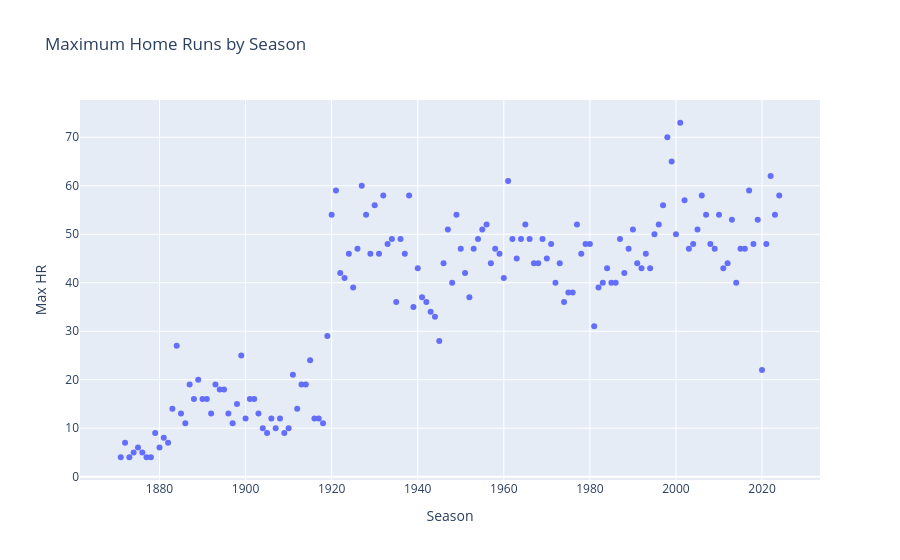

The notebook cell this image was saved under:
### Markdown cell above
## 2.5 Create an interactive scatter plot of the maximum home runs by season

Now that we have the `max_players` DataFrame, we can create an interactive scatter plot using `plotly.express`. The scatter plot will have the x-axis as the year, the y-axis as the maximum number of home runs, and when we hover over a point, it will show the player's first and last name along with the year.

### Code cell
import plotly.express as px


fig = px.scatter(
    max_players,
    x="yearID",
    y="HR",
    hover_data={
        "nameFirst": True,
        "nameLast": True,
        "yearID": True
    },
    labels={
        "yearID": "Season",
        "HR": "Max HR"
    },
    title="Maximum Home Runs by Season"
)

fig

### Figure 1 — Plotly figure (JSON) as saved in the notebook; plotly's stock layout.template omitted (floating-point values rounded to 4 significant figures; data arrays with more than 128 entries replaced by an {"elided": "..."} marker saying what was removed)
{"data": [{"customdata": {"elided": "154x2 str values"}, "hovertemplate": "Season=%{x}<br>Max HR=%{y}<br>nameFirst=%{customdata[0]}<br>nameLast=%{customdata[1]}<extra></extra>", "legendgroup": "", "marker": {"color": "#636efa", "symbol": "circle"}, "mode": "markers", "name": "", "orientation": "v", "showlegend": false, "type": "scatter", "x": {"elided": "154 int values"}, "xaxis": "x", "y": {"elided": "154 int values"}, "yaxis": "y"}], "layout": {"legend": {"tracegroupgap": 0}, "title": {"text": "Maximum Home Runs by Season"}, "xaxis": {"anchor": "y", "domain": [0, 1], "title": {"text": "Season"}}, "yaxis": {"anchor": "x", "domain": [0, 1], "title": {"text": "Max HR"}}}}
